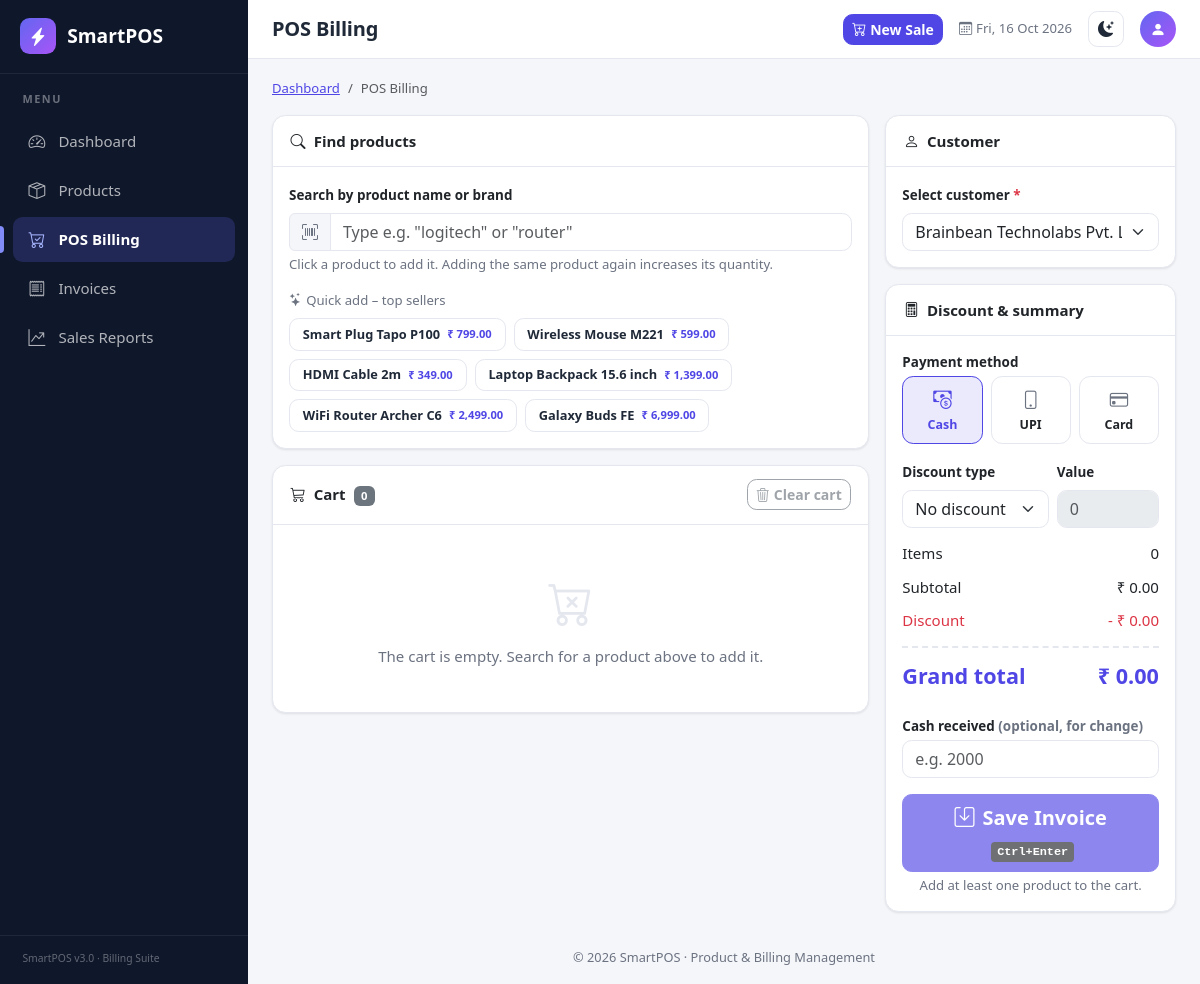
Screenshot of /pos/index.php with the database file from the repository.
### tables this page shows
CREATE TABLE products (
    id             INT UNSIGNED NOT NULL AUTO_INCREMENT,
    name           VARCHAR(150) NOT NULL,
    brand_name     VARCHAR(100) NOT NULL,
    cost_price     DECIMAL(10,2) NOT NULL DEFAULT 0.00,
    sell_price     DECIMAL(10,2) NOT NULL DEFAULT 0.00,
    stock_quantity INT UNSIGNED NOT NULL DEFAULT 0,
    created_at     TIMESTAMP NOT NULL DEFAULT CURRENT_TIMESTAMP,
    updated_at     TIMESTAMP NOT NULL DEFAULT CURRENT_TIMESTAMP ON UPDATE CURRENT_TIMESTAMP,
    PRIMARY KEY (id),
    UNIQUE KEY uq_products_name_brand (name, brand_name),
    KEY idx_products_name (name),
    KEY idx_products_brand (brand_name),
    KEY idx_products_stock (stock_quantity),
    CONSTRAINT chk_products_cost  CHECK (cost_price >= 0),
    CONSTRAINT chk_products_sell  CHECK (sell_price >= 0)
);

### includes/helpers.php (called while the page is built, shortened)
<?php
function e(mixed $value): string
{
    return htmlspecialchars((string) $value, ENT_QUOTES | ENT_SUBSTITUTE, 'UTF-8');
}
function money(float|int|string $amount): string
{
    return CURRENCY . ' ' . number_format((float) $amount, 2);
}
function url(string $path = ''): string
{
    return BASE_URL . '/' . ltrim($path, '/');
}

### config/database.php (called while the page is built, shortened)
<?php
function db(): PDO
{
    static $pdo = null;
    if ($pdo === null) {
        $dsn = sprintf('mysql:host=%s;port=%s;dbname=%s;charset=utf8mb4', DB_HOST, DB_PORT, DB_NAME);
        $pdo = new PDO($dsn, DB_USER, DB_PASS, [
            PDO::ATTR_ERRMODE            => PDO::ERRMODE_EXCEPTION,
            PDO::ATTR_DEFAULT_FETCH_MODE => PDO::FETCH_ASSOC,
            PDO::ATTR_EMULATE_PREPARES   => false,
        ]);
    }
    return $pdo;
}

### includes/report_functions.php (called while the page is built, shortened)
<?php
function get_quick_pick_products(int $limit = 6): array
{
    $stmt = db()->prepare(
        'SELECT p.id, p.name, p.brand_name, p.sell_price, p.stock_quantity,
                COALESCE(SUM(ii.quantity), 0) AS sold
           FROM products p
      LEFT JOIN invoice_items ii ON ii.product_id = p.id
          WHERE p.stock_quantity > 0
       GROUP BY p.id, p.name, p.brand_name, p.sell_price, p.stock_quantity
       ORDER BY sold DESC, p.id DESC
          LIMIT :limit'
    );
    $stmt->bindValue(':limit', $limit, PDO::PARAM_INT);
    $stmt->execute();
    $rows = [];
    foreach ($stmt->fetchAll() as $r) {
        $rows[] = [
            'id'    => (int) $r['id'],
            'name'  => (string) $r['name'],
            'brand' => (string) $r['brand_name'],
            'price' => (float) $r['sell_price'],
            'stock' => (int) $r['stock_quantity'],
        ];
    }
    return $rows;
}

### includes/customers.php (called while the page is built, shortened)
<?php
function get_customers(): array
{
    $stmt = db()->query(
        "SELECT DISTINCT TRIM(customer_name) AS name
         FROM invoices
         WHERE customer_name IS NOT NULL
           AND TRIM(customer_name) <> ''
         ORDER BY name ASC"
    );
    $customers = [];
    foreach ($stmt->fetchAll(PDO::FETCH_ASSOC) as $index => $row) {
        $customers[$index + 1] = (string) $row['name'];
    }
    return $customers;
}

### pos/index.php (the view, shortened to what this page needs)
<?php
require_once __DIR__ . '/../includes/report_functions.php';
$customers = get_customers();
$selectedCustomer = 1;
$discountType     = 'none';
$discountValue    = '';
$quickPicks       = get_quick_pick_products(6);
require __DIR__ . '/../includes/header.php';
?>
<form method="post" action="<?= e(url('pos/save.php')) ?>" id="posForm" novalidate>
    <div id="posApp" data-search-url="<?= e(url('pos/search.php')) ?>">
        <div class="row g-3">
            <div class="col-lg-8">
                <div class="card mb-3">
                    <div class="card-header"><i class="bi bi-search me-2"></i>Find products</div>
                    <div class="card-body">
                        <div class="position-relative" id="searchWrap">
                            <label for="productSearch" class="form-label">Search by product name or brand</label>
                            <div class="input-group">
                                <span class="input-group-text"><i class="bi bi-upc-scan"></i></span>
                                <input type="search" class="form-control" id="productSearch" maxlength="100"
                                       autocomplete="off" placeholder="Type e.g. &quot;logitech&quot; or &quot;router&quot;"
                                       aria-controls="searchResults">
                            </div>
                        </div>
                        <div class="form-text" id="searchStatus" aria-live="polite">
                            Click a product to add it. Adding the same product again increases its quantity.
                        </div>
                        <?php if ($quickPicks): ?>
                            <div class="mt-3">
                                <div class="small text-muted mb-2"><i class="bi bi-stars me-1"></i>Quick add &ndash; top sellers</div>
                                <div class="d-flex flex-wrap gap-2" id="quickPicks">
                                    <?php foreach ($quickPicks as $q): ?>
                                        <button type="button" class="quick-chip"
                                                data-id="<?= (int) $q['id'] ?>"
                                                data-name="<?= e($q['name']) ?>"
                                                data-brand="<?= e($q['brand']) ?>"
                                                data-price="<?= e(number_format($q['price'], 2, '.', '')) ?>"
                                                data-stock="<?= (int) $q['stock'] ?>">
                                            <?= e($q['name']) ?> <small><?= e(money($q['price'])) ?></small>
                                        </button>
                                    <?php endforeach; ?>
                                </div>
                            </div>
                        <?php endif; ?>
                    </div>
                </div>
                <div class="card">
                    <div class="card-header d-flex justify-content-between align-items-center">
                        <span><i class="bi bi-cart3 me-2"></i>Cart <span class="badge text-bg-secondary ms-1" id="cartCount">0</span></span>
                        <button type="button" class="btn btn-sm btn-outline-secondary" id="clearCart" disabled>
                            <i class="bi bi-trash3 me-1"></i>Clear cart
                        </button>
                    </div>
                    <div id="cartEmpty" class="empty-state">
                        <i class="bi bi-cart-x"></i>
                        <p class="mb-0">The cart is empty. Search for a product above to add it.</p>
                    </div>
                </div>
            </div>
            <div class="col-lg-4">
                <div class="card mb-3">
                    <div class="card-header"><i class="bi bi-person me-2"></i>Customer</div>
                    <div class="card-body">
                        <label for="customerSelect" class="form-label required">Select customer</label>
                        <select class="form-select" id="customerSelect" name="customer_id" required>
                            <?php foreach ($customers as $cid => $cname): ?>
                                <option value="<?= (int) $cid ?>"<?= $cid === $selectedCustomer ? ' selected' : '' ?>>
                                    <?= e($cname) ?>
                                </option>
                            <?php endforeach; ?>
                        </select>
                    </div>
                </div>
                <div class="card">
                    <div class="card-header"><i class="bi bi-calculator me-2"></i>Discount &amp; summary</div>
                    <div class="card-body">
                        <div class="form-label mb-1" id="payLabel">Payment method</div>
                        <div class="pay-options mb-3" role="radiogroup" aria-labelledby="payLabel">
                            <?php foreach (payment_methods() as $key => [$plabel, $picon]): ?>
                                <label class="pay-option">
                                    <span><i class="bi <?= e($picon) ?>"></i><?= e($plabel) ?></span>
                                </label>
                            <?php endforeach; ?>
                        </div>
                        <div class="row g-2 mb-1">
                            <div class="col-7">
                                <label for="discountType" class="form-label">Discount type</label>
                                <select class="form-select" id="discountType" name="discount_type">
                                    <option value="none"<?= $discountType === 'none' ? ' selected' : '' ?>>No discount</option>
                                </select>
                            </div>
                            <div class="col-5">
                                <label for="discountValue" class="form-label">Value</label>
                                <input type="number" class="form-control" id="discountValue" name="discount_value"
                                       min="0" step="0.01" inputmode="decimal" placeholder="0"
                                       value="<?= e($discountValue) ?>">
                            </div>
                        </div>
                        <div class="summary-row"><span>Items</span><span id="sumItems">0</span></div>
                        <div class="summary-row"><span>Subtotal</span><span id="sumSubtotal"><?= e(money(0)) ?></span></div>
                        <div class="summary-row text-danger"><span>Discount</span><span id="sumDiscount">- <?= e(money(0)) ?></span></div>
                        <div class="summary-row summary-total"><span>Grand total</span><span id="sumGrand"><?= e(money(0)) ?></span></div>
                        <div class="mt-3" id="cashBox">
                            <label for="cashReceived" class="form-label mb-1">Cash received <span class="text-muted">(optional, for change)</span></label>
                            <input type="number" class="form-control" id="cashReceived" min="0" step="0.01" inputmode="decimal" placeholder="e.g. 2000">
                        </div>
                        <button type="submit" class="btn btn-primary btn-lg w-100 mt-3" id="saveBtn" disabled>
                            <i class="bi bi-save me-2"></i>Save Invoice <kbd class="ms-1 d-none d-md-inline">Ctrl+Enter</kbd>
                        </button>
                        <div class="form-text text-center" id="saveHint" aria-live="polite"></div>
                    </div>
                </div>
            </div>
        </div>
    </div>
</form>
<?php require __DIR__ . '/../includes/footer.php'; ?>

### assets/css/style.css (style rules this page uses)
:root { --sp-primary: #4f46e5; --sp-primary-dark: #4338ca; --sp-primary-rgb: 79, 70, 229; --sp-accent: #f97316; --sp-sidebar-w: 248px; --sp-sidebar-bg: #0f172a; --sp-bg: #f5f6fa; --sp-card: #ffffff; --sp-border: #e5e7ef; --sp-text: #1f2937; --sp-muted: #6b7280; --sp-radius: .85rem; --sp-shadow: 0 1px 2px rgba(16, 24, 40, .04), 0 1px 3px rgba(16, 24, 40, .06); --bs-body-font-family: system-ui, -apple-system, "Segoe UI", Roboto, "Helvetica Neue", Arial, sans-serif; --bs-link-color: var(--sp-primary); }
body { background: var(--sp-bg); color: var(--sp-text); font-family: var(--bs-body-font-family); font-size: .94rem; }
.text-muted, .form-text { color: var(--sp-muted) !important; }
.btn { border-radius: .6rem; font-weight: 600; }
.btn-primary { --bs-btn-bg: var(--sp-primary); --bs-btn-border-color: var(--sp-primary); --bs-btn-color: #fff; --bs-btn-hover-bg: var(--sp-primary-dark); --bs-btn-hover-border-color: var(--sp-primary-dark); --bs-btn-hover-color: #fff; --bs-btn-active-bg: var(--sp-primary-dark); --bs-btn-active-border-color: var(--sp-primary-dark); --bs-btn-disabled-bg: var(--sp-primary); --bs-btn-disabled-border-color: var(--sp-primary); }
.form-control, .form-select { border-radius: .6rem; border-color: var(--sp-border); background-color: var(--sp-card); }
.input-group-text { background: var(--sp-bg); border-color: var(--sp-border); color: var(--sp-muted); }
.form-label { font-weight: 600; font-size: .84rem; }
.form-label.required::after { content: " *"; color: #dc3545; }
.card { border: 1px solid var(--sp-border); border-radius: var(--sp-radius); background: var(--sp-card); box-shadow: var(--sp-shadow); }
.card-header { background: transparent; border-bottom: 1px solid var(--sp-border); font-weight: 700; padding: .85rem 1.1rem; }
.empty-state { padding: 2.8rem 1rem; text-align: center; color: var(--sp-muted); }
.empty-state i { font-size: 2.8rem; color: var(--sp-border); display: block; margin-bottom: .5rem; }
.quick-chip { display: inline-flex; align-items: center; gap: .45rem; border: 1px solid var(--sp-border); background: var(--sp-card); color: var(--sp-text); border-radius: .6rem; padding: .35rem .8rem; font-size: .8rem; font-weight: 600; transition: all .15s; }
.quick-chip small { color: var(--sp-primary); font-weight: 700; }
.pay-options { display: grid; grid-template-columns: repeat(3, 1fr); gap: .5rem; }
.pay-option { position: relative; margin: 0; }
.pay-option span { display: flex; flex-direction: column; align-items: center; gap: .15rem; padding: .55rem .3rem; border: 1.5px solid var(--sp-border); border-radius: .7rem; font-size: .78rem; font-weight: 700; cursor: pointer; transition: all .15s; background: var(--sp-card); }
.pay-option span i { font-size: 1.15rem; color: var(--sp-muted); }
.pay-option input:checked + span { border-color: var(--sp-primary); background: color-mix(in srgb, var(--sp-primary) 11%, transparent); color: var(--sp-primary); }
.pay-option input:checked + span i { color: var(--sp-primary); }
.summary-row { display: flex; justify-content: space-between; padding: .35rem 0; }
.summary-total { font-size: 1.35rem; font-weight: 800; color: var(--sp-primary); border-top: 2px dashed var(--sp-border); margin-top: .5rem; padding-top: .75rem; }
kbd { font-size: .74rem; }

### rows the page displays
products: name "Smart Plug Tapo P100", price "₹ 799.00"
products: name "Wireless Mouse M221", price "₹ 599.00"
products: name "HDMI Cable 2m", price "₹ 349.00"
products: name "Laptop Backpack 15.6 inch", price "₹ 1,399.00"
products: name "WiFi Router Archer C6", price "₹ 2,499.00"
products: name "Galaxy Buds FE", price "₹ 6,999.00"

### other values shown
APP_NAME "SmartPOS"
$label "Dashboard"
$label "Products"
$label "POS Billing"
$label "Invoices"
$label "Sales Reports"
$pageTitle "POS Billing"
$plabel "Cash"
$plabel "UPI"
$plabel "Card"
money(0) "₹ 0.00"
form field customer_id "Brainbean Technolabs Pvt. Ltd."
